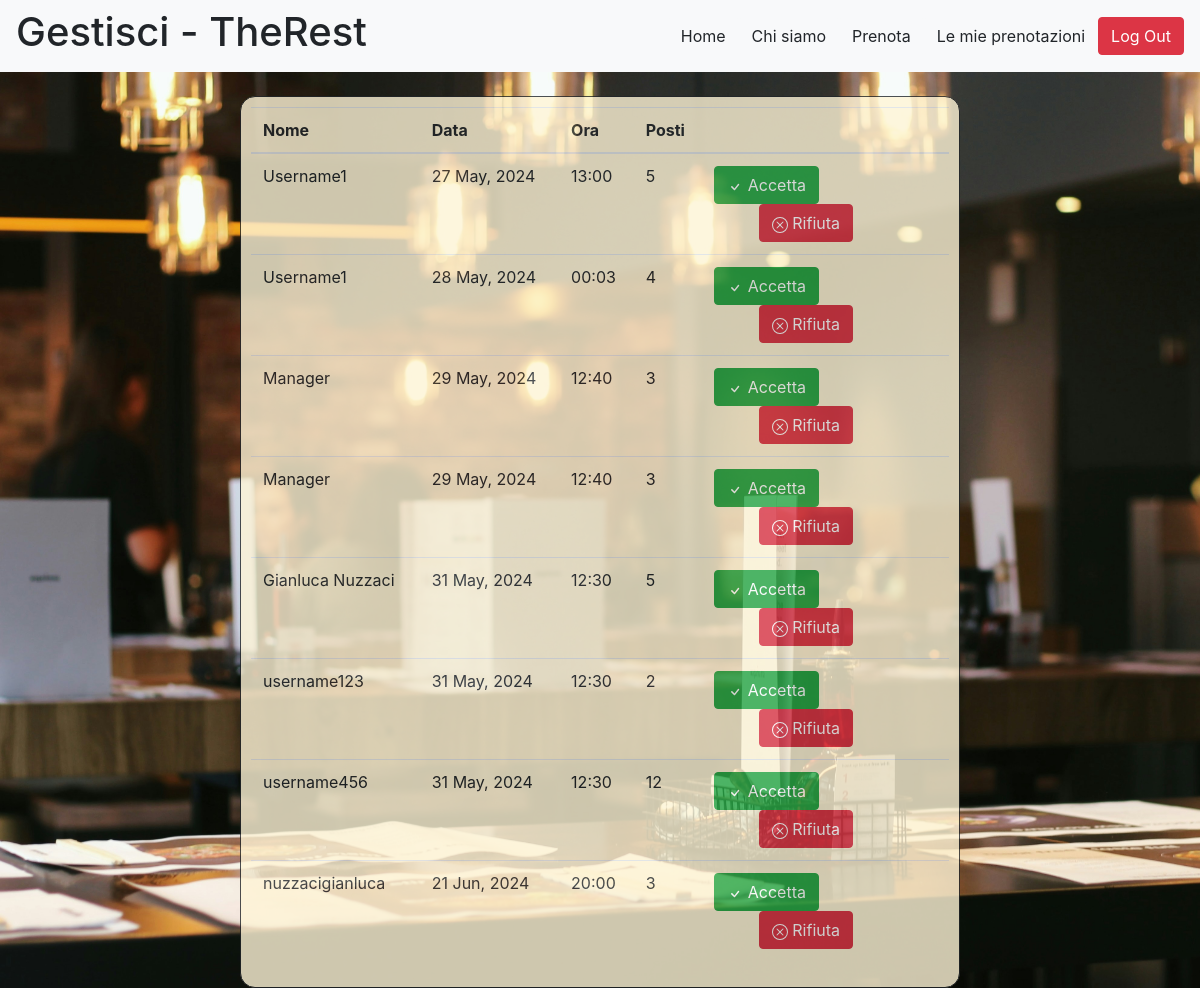
/therest/manage/ (signed in), run on the app's committed database.
### therest/models.py (models this page shows)
class Booking(models.Model):
    number=models.CharField(max_length=3, null=True)
    data=models.CharField(max_length=50, null=True)
    ora=models.CharField(max_length=50, null=True)
    client = models.ForeignKey(UserProfile, on_delete=models.CASCADE, null=True)

class UserProfile(models.Model):
    user = models.OneToOneField(User, on_delete=models.CASCADE)
    name = models.CharField(max_length=50)
    role=models.CharField(max_length=50)

### therest/views.py (the view, shortened to what this page needs)
# urls.py: path('manage/', views.manageview,name='manage'),
def manageview(request):
    list = []
    today = timezone.now().date()
    bookings_to_delete = Booking.objects.all()
    for booking in bookings_to_delete:
        booking_date = datetime.strptime(booking.data, "%Y-%m-%d").date()
        if booking_date < today:
            booking.delete()
    listBookings = Booking.objects.all().order_by('data', 'ora').values()
    bookings_to_check = Booking.objects.all().order_by('data', 'ora').values()
    for booking in bookings_to_check:
        if not Booking_managed.objects.filter(id_booking=booking['id']).exists():
            list.append(booking)
    for i in range(len(list)):
        user = UserProfile.objects.get(id=list[i]['client_id'])
        list[i]['client_name']=user.name
        datetime_obj = datetime.strptime(list[i]['data'], "%Y-%m-%d")
        new_date=datetime_obj.strftime("%d %b, %Y")
        list[i]['data']=new_date
    return render(request, 'therest/manage.html', {
        'bookings':list,
    })

### therest/templates/therest/manage.html (shortened to what this page needs)
{% load static %}
<html>
    <head>
      <link rel="stylesheet" href="{% static 'styles.css' %}">
      <link href="https://maxcdn.bootstrapcdn.com/font-awesome/4.7.0/css/font-awesome.min.css" rel="stylesheet" />
      <link rel="stylesheet" href="https://cdn.jsdelivr.net/npm/bootstrap@4.3.1/dist/css/bootstrap.min.css">
    </head>
    <body>
      <nav class="navbar navbar-expand-lg navbar-light bg-light">
        <ul class="navbar-nav mr-auto">
          <p class="h1" id="title-name-detail">Gestisci - TheRest</p>
        </ul>
        <form class="form-inline my-2 my-lg-0">
          <a href="{% url 'home' %}"><button type="button" class="btn btn-light" id="home">Home</button></a>
          <a href="{% url 'about' %}"><button type="button" class="btn btn-light" id="about">Chi siamo</button></a>
          <a href="{% url 'book' %}"><button type="button" class="btn btn-light" id="book">Prenota</button></a>
          {% if user.is_authenticated %}
          {% if user.userprofile.role == "manager" %}
                  <a href="{% url 'manage' %}"><button type="button" class="btn btn-light" id="manage">Gestisci</button></a>
                  <a href="{% url 'managed_bookings' %}"><button type="button" class="btn btn-light" id="manage">Posti prenotati</button></a>
                  {% else %}
                  <a href="{% url 'mybookings' %}"><button type="button" class="btn btn-light" id="manage">Le mie prenotazioni</button></a>
                {% endif %}
          <a href="{% url 'logout' %}"><button type="button" class="btn btn-danger" id="log-out">Log Out</button></a>
          {% else %}
          <a href="{% url 'login' %}"><button type="button" id="manage" class="btn btn-light">Accedi </button></a>
          <a href="{% url 'logout' %}"><button type="button" style="display:none;" class="btn btn-danger" id="log-out">Log Out</button></a>
          {% endif %}
          </form>
      </nav>
      <div id="bookForm" style="width: 60%; margin-left:auto; margin-right:auto; margin-top:2%; padding:10px">
        <table class="table">
            <thead>
              <tr>
                <th scope="col">Nome</th>
                <th scope="col">Data</th>
                <th scope="col">Ora</th>
                <th scope="col">Posti</th>
                <th scope="col"></th>
              </tr>
            </thead>
            <tbody>
              {%for element in bookings %}
              <tr>
                <td>{{element.client_name}}</td>
                <td>{{element.data}}</td>
                <td>{{element.ora}}</td>
                <td>{{element.number}}</td>
                <form method='POST' action="" style=" margin-left:auto; margin-right:auto; margin-top:2%; padding:10px">
                <td><button value="confirm_{{element.id}}" name="confirm" type="submit" class="btn btn-success"><svg xmlns="http://www.w3.org/2000/svg" width="16" height="16" fill="currentColor" class="bi bi-check" viewBox="0 0 16 16">
                  <path d="M10.97 4.97a.75.75 0 0 1 1.07 1.05l-3.99 4.99a.75.75 0 0 1-1.08.02L4.324 8.384a.75.75 0 1 1 1.06-1.06l2.094 2.093 3.473-4.425z"/>
                </svg> Accetta</button>
                 <button value="refuse_{{element.id}}" style='margin-left: 20%;' name="refuse" type="submit" class="btn btn-danger">   Rifiuta</button></td>
                </form>
              </tr>
              {%endfor%}
            </tbody>
          </table>
      </div>
    </body>
</html>

### therest/static/styles.css (style rules this page uses)
body { background-image: url("therest/background1.jpg"); background-repeat: no-repeat; background-size: cover; }
#bookForm { margin-left:auto; margin-right:auto; margin-top:6%; width:30%; background-color: #fff5d7; border-radius: 15px; border: 1px solid; cursor:pointer; padding:10px; opacity: 0.8; }

### data on the page
Booking: client_name "Username1", data "27 May, 2024", ora "13:00", number "5"
Booking: client_name "Username1", data "28 May, 2024", ora "00:03", number "4"
Booking: client_name "Manager", data "29 May, 2024", ora "12:40", number "3"
Booking: client_name "Manager", data "29 May, 2024", ora "12:40", number "3"
Booking: client_name "Gianluca Nuzzaci", data "31 May, 2024", ora "12:30", number "5"
Booking: client_name "username123", data "31 May, 2024", ora "12:30", number "2"
Booking: client_name "username456", data "31 May, 2024", ora "12:30", number "12"
Booking: client_name "nuzzacigianluca", data "21 Jun, 2024", ora "20:00", number "3"
